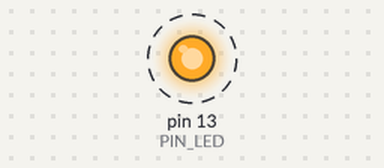
Bench run of a sketch on a simulated Arduino Uno, built with avr-gcc and run on an emulated ATmega328P. Shown: output pins drawn as LEDs (lit = HIGH). Dashed ring = blinking. What the sketch prints to the serial monitor is not drawn.

Above: at 0.5 s.
Timing chart, 0 to 4.6 s (numbered marks = the images above):
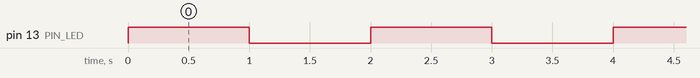

Measured:
- by itself, pin 13 (PIN_LED): alternates HIGH for 1.0 s and LOW for 1.0 s

The sketch:

04_example_3.ino.ino
```cpp
#define PIN_LED 13
unsigned int count, toogle;

void setup() {
  pinMode(PIN_LED, OUTPUT);
  Serial.begin(115200);
  while(!Serial) {;}
  Serial.println("hello world!");
  count=toogle=0;
  digitalWrite(PIN_LED, toogle);
}

void loop() {
  Serial.println(++count);
  toogle= !toogle;
  digitalWrite(PIN_LED, toogle);
  delay(1000);
}
```
